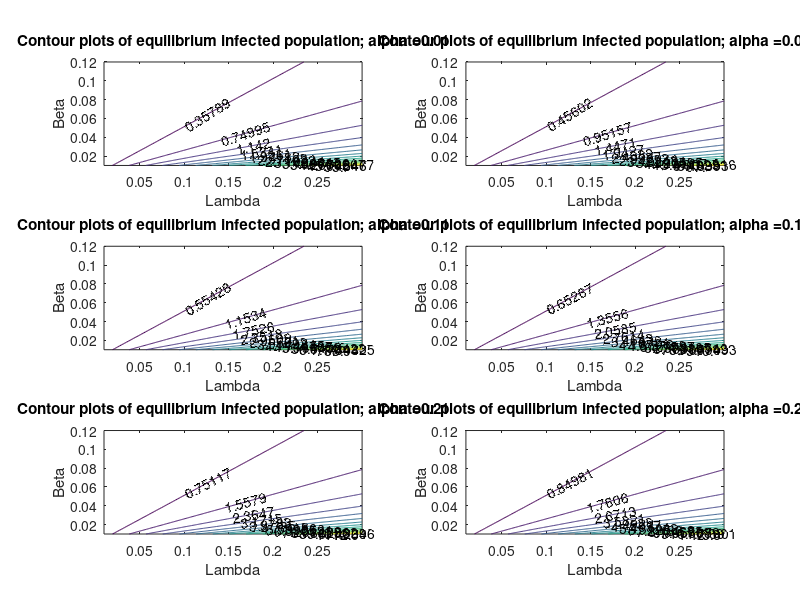

The MATLAB script that drew this image:
% Generate contour plots by fixing mu, gamma, lambda(???) 
% Then what's remaining is just alpha, beta

% I(0.02, 0.06, [0.25, 0.18, 0.29], 0.15, 0.03) 
mu = [0.25, 0.18, 0.29]; 
gamma = 0.03; 

Alpha = 0.01:0.05:0.30; 

lambda = 0.01:0.001:0.3; 
beta = 0.01:0.001:0.12; 
[Lambda,Beta] = meshgrid(lambda, beta); 
% Z = (mu(2)*(Alpha.*gamma + mu(3) - lambda))./(mu(2)*(Alpha.*gamma + mu(3) - lambda) - lambda) .* (lambda.*(gamma + mu(3)).*(1 + (Alpha/mu(2))) - (gamma + mu(3)).*(Alpha + mu(1)))./(Beta.*(theta.*gamma + mu(3)));
figure
for i = 1:length(Alpha)
    subplot(3,2,i)
    alpha = Alpha(i); 
    Ybar = (gamma + mu(3))./Beta; 
    Ibar = mu(2).*Lambda.*Ybar.*(1 + alpha/mu(2))./(alpha*gamma .*(mu(2) - Lambda) + mu(3))- mu(2).*(gamma + mu(3))*(alpha + mu(1))./(Beta.*alpha.*gamma.*(mu(2)-Lambda) + mu(3)); 
    Mbar = alpha.*Ybar./mu(2) + alpha.*gamma.*Ibar./mu(2); 
%     Z = Ibar./(Ybar + Ibar + Mbar) ; 

    contour(Lambda,Beta,Ibar,15,'ShowText','on')
    ylabel('Beta')
    xlabel('Lambda')
    title(strcat('Contour plots of equilibrium infected population; alpha = ', num2str(Alpha(i))))
end